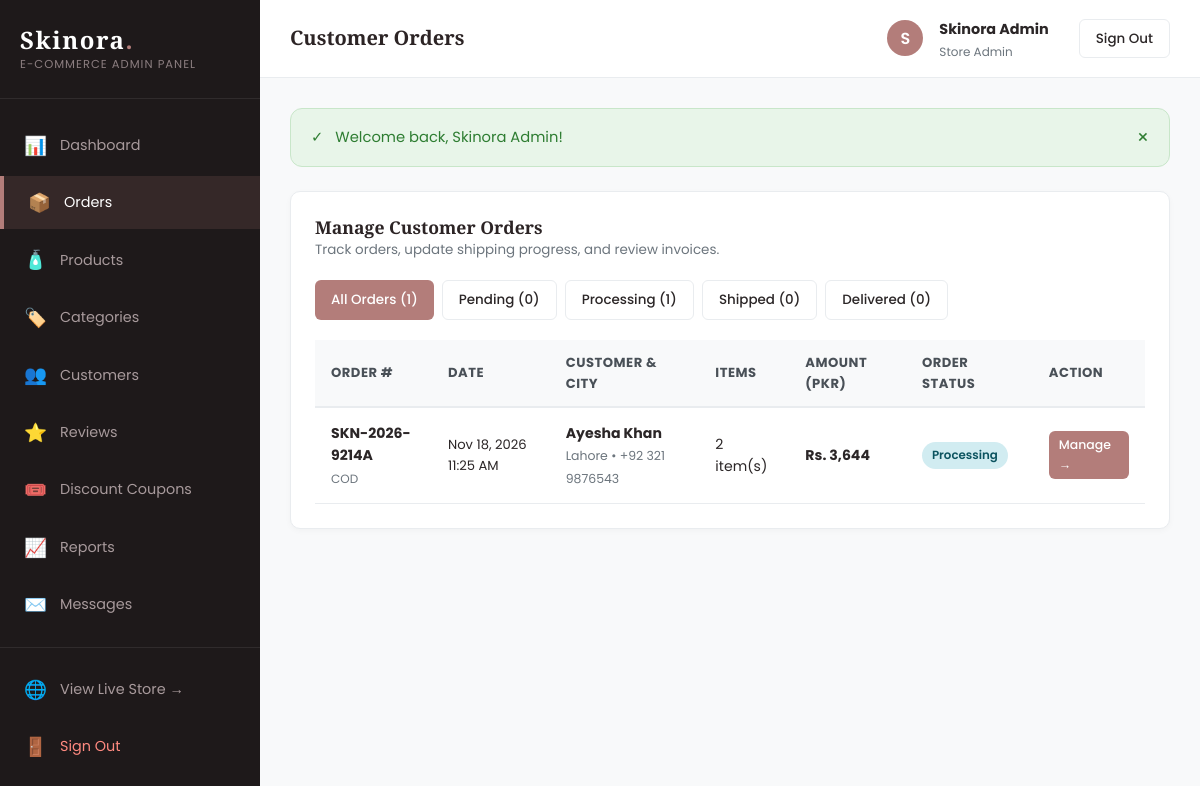
The app's page /admin/orders.php (signed in) with its own data.
### tables this page shows
CREATE TABLE `orders` (
  `id` INT UNSIGNED AUTO_INCREMENT PRIMARY KEY,
  `order_number` VARCHAR(50) NOT NULL UNIQUE,
  `user_id` INT UNSIGNED NULL,
  `customer_name` VARCHAR(120) NOT NULL,
  `customer_email` VARCHAR(150) NOT NULL,
  `customer_phone` VARCHAR(30) NOT NULL,
  `shipping_address` VARCHAR(255) NOT NULL,
  `city` VARCHAR(80) NOT NULL,
  `postal_code` VARCHAR(20) NULL,
  `subtotal` DECIMAL(10,2) NOT NULL,
  `shipping_fee` DECIMAL(10,2) NOT NULL DEFAULT 0.00,
  `discount_amount` DECIMAL(10,2) NOT NULL DEFAULT 0.00,
  `total_amount` DECIMAL(10,2) NOT NULL,
  `payment_method` ENUM('cod', 'card', 'bank_transfer') NOT NULL DEFAULT 'cod',
  `payment_status` ENUM('pending', 'paid', 'failed') NOT NULL DEFAULT 'pending',
  `order_status` ENUM('pending', 'processing', 'shipped', 'delivered', 'cancelled') NOT NULL DEFAULT 'pending',
  `notes` TEXT NULL,
  `coupon_code` VARCHAR(50) NULL,
  `created_at` TIMESTAMP DEFAULT CURRENT_TIMESTAMP,
  `updated_at` TIMESTAMP DEFAULT CURRENT_TIMESTAMP ON UPDATE CURRENT_TIMESTAMP,
  INDEX `idx_order_num` (`order_number`),
  INDEX `idx_order_user` (`user_id`),
  INDEX `idx_order_status` (`order_status`),
  CONSTRAINT `fk_orders_user` FOREIGN KEY (`user_id`) REFERENCES `users` (`id`) ON DELETE SET NULL ON UPDATE CASCADE
);

### admin/orders.php (the view, shortened to what this page needs)
<?php
$db = getDBConnection();
$statusFilter = cleanInput($_GET['status'] ?? '');
$params = [];
$whereSql = "";
$stmt = $db->prepare("
    SELECT o.*, COUNT(oi.id) AS item_count
    FROM orders o
    LEFT JOIN order_items oi ON o.id = oi.order_id
    {$whereSql}
    GROUP BY o.id
    ORDER BY o.id DESC
");
$stmt->execute($params);
$orders = $stmt->fetchAll();
$counts = [
    'all' => (int)$db->query("SELECT COUNT(*) FROM orders")->fetchColumn(),
    'pending' => (int)$db->query("SELECT COUNT(*) FROM orders WHERE order_status = 'pending'")->fetchColumn(),
    'processing' => (int)$db->query("SELECT COUNT(*) FROM orders WHERE order_status = 'processing'")->fetchColumn(),
    'shipped' => (int)$db->query("SELECT COUNT(*) FROM orders WHERE order_status = 'shipped'")->fetchColumn(),
    'delivered' => (int)$db->query("SELECT COUNT(*) FROM orders WHERE order_status = 'delivered'")->fetchColumn(),
    'cancelled' => (int)$db->query("SELECT COUNT(*) FROM orders WHERE order_status = 'cancelled'")->fetchColumn(),
];
require_once __DIR__ . '/includes/header.php';
?>
<div class="admin-card">
    <div class="admin-card-header">
        <div>
            <h3 class="admin-card-title">Manage Customer Orders</h3>
            <p style="font-size: 0.84rem; color: #6c757d; margin: 0;">Track orders, update shipping progress, and review invoices.</p>
        </div>
    </div>
    <div style="display: flex; gap: 8px; margin-bottom: 20px; flex-wrap: wrap;">
        <a href="<?= BASE_URL ?>admin/orders.php" class="btn-admin <?= empty($statusFilter) ? 'btn-admin-primary' : 'btn-admin-outline' ?>">
            All Orders (<?= $counts['all'] ?>)
        </a>
        <a href="<?= BASE_URL ?>admin/orders.php?status=pending" class="btn-admin <?= $statusFilter === 'pending' ? 'btn-admin-primary' : 'btn-admin-outline' ?>">
            Pending (<?= $counts['pending'] ?>)
        </a>
        <a href="<?= BASE_URL ?>admin/orders.php?status=processing" class="btn-admin <?= $statusFilter === 'processing' ? 'btn-admin-primary' : 'btn-admin-outline' ?>">
            Processing (<?= $counts['processing'] ?>)
        </a>
        <a href="<?= BASE_URL ?>admin/orders.php?status=shipped" class="btn-admin <?= $statusFilter === 'shipped' ? 'btn-admin-primary' : 'btn-admin-outline' ?>">
            Shipped (<?= $counts['shipped'] ?>)
        </a>
        <a href="<?= BASE_URL ?>admin/orders.php?status=delivered" class="btn-admin <?= $statusFilter === 'delivered' ? 'btn-admin-primary' : 'btn-admin-outline' ?>">
            Delivered (<?= $counts['delivered'] ?>)
        </a>
    </div>
    <table class="admin-table">
        <thead>
            <tr>
                <th>Order #</th>
                <th>Date</th>
                <th>Customer & City</th>
                <th>Items</th>
                <th>Amount (PKR)</th>
                <th>Order Status</th>
                <th>Action</th>
            </tr>
        </thead>
        <tbody>
            <?php if (empty($orders)): ?>
                <tr>
                    <td colspan="7" style="text-align: center; padding: 30px; color: #6c757d;">No orders found matching this filter.</td>
                </tr>
            <?php else: ?>
                <?php foreach ($orders as $o): ?>
                    <tr>
                        <td>
                            <strong><?= e($o['order_number']) ?></strong><br>
                            <span style="font-size: 0.75rem; color: #6c757d;">COD</span>
                        </td>
                        <td style="font-size: 0.82rem;">
                            <?= date('M d, Y h:i A', strtotime($o['created_at'])) ?>
                        </td>
                        <td>
                            <strong><?= e($o['customer_name']) ?></strong><br>
                            <span style="font-size: 0.78rem; color: #6c757d;"><?= e($o['city']) ?> &bull; <?= e($o['customer_phone']) ?></span>
                        </td>
                        <td><?= $o['item_count'] ?> item(s)</td>
                        <td><strong><?= formatPrice($o['total_amount']) ?></strong></td>
                        <td>
                            <span class="status-pill status-<?= e($o['order_status']) ?>">
                                <?= ucfirst(e($o['order_status'])) ?>
                            </span>
                        </td>
                        <td>
                            <a href="<?= BASE_URL ?>admin/order-details.php?id=<?= $o['id'] ?>" class="btn-admin btn-admin-primary" style="padding: 4px 10px; font-size: 0.78rem;">
                                Manage &rarr;
                            </a>
                        </td>
                    </tr>
                <?php endforeach; ?>
            <?php endif; ?>
        </tbody>
    </table>
</div>
<?php require_once __DIR__ . '/includes/footer.php'; ?>

### assets/css/style.css (style rules this page uses)
:root { --primary: #b37d7a; --primary-light: #e8b4b8; --primary-dark: #8c5b59; --rose-gold: #c59b97; --blush: #fceee9; --soft-beige: #f7f3ee; --cream: #fffdfa; --white: #ffffff; --dark-charcoal: #2c2425; --text-muted: #726264; --border-color: #ede4e0; --border-light: #f3ece8; --success: #2e7d32; --success-bg: #e8f5e9; --error: #d32f2f; --error-bg: #ffebee; --warning: #ed6c02; --warning-bg: #fff3e0; --info: #0288d1; --info-bg: #e1f5fe; --shadow-sm: 0 2px 8px rgba(179, 125, 122, 0.08); --shadow-md: 0 6px 20px rgba(179, 125, 122, 0.12); --shadow-lg: 0 12px 36px rgba(179, 125, 122, 0.16); --radius-sm: 6px; --radius-md: 12px; --radius-lg: 20px; --radius-pill: 50px; --transition: all 0.3s cubic-bezier(0.25, 0.8, 0.25, 1); }
*, *::before, *::after { margin: 0; padding: 0; box-sizing: border-box; }
html { font-size: 16px; scroll-behavior: smooth; }
body { font-family: 'Poppins', -apple-system, BlinkMacSystemFont, 'Segoe UI', Roboto, sans-serif; background-color: var(--cream); color: var(--dark-charcoal); line-height: 1.6; overflow-x: hidden; -webkit-font-smoothing: antialiased; }
h1, h2, h3, h4, h5, h6 { font-family: 'Playfair Display', Georgia, serif; font-weight: 600; color: var(--dark-charcoal); line-height: 1.3; }
p { margin-bottom: 1rem; color: var(--text-muted); }
a { color: inherit; text-decoration: none; transition: var(--transition); }

### assets/css/admin.css (style rules this page uses)
:root { --admin-bg: #f8f9fa; --admin-sidebar-bg: #1e191a; --admin-sidebar-active: #b37d7a; --admin-card-bg: #ffffff; --admin-text-main: #2b2627; --admin-text-muted: #6c757d; --admin-border: #e9ecef; --admin-primary: #b37d7a; --admin-success: #28a745; --admin-warning: #ffc107; --admin-danger: #dc3545; --admin-info: #17a2b8; }
body.admin-body { background-color: var(--admin-bg); color: var(--admin-text-main); font-family: 'Poppins', sans-serif; margin: 0; display: flex; min-height: 100vh; }
.admin-card { background: #ffffff; border: 1px solid var(--admin-border); border-radius: 10px; padding: 24px; margin-bottom: 30px; box-shadow: 0 2px 6px rgba(0,0,0,0.03); }
.admin-card-header { display: flex; justify-content: space-between; align-items: center; margin-bottom: 20px; }
.admin-card-title { font-size: 1.1rem; font-weight: 600; margin: 0; }
.admin-table { width: 100%; border-collapse: collapse; }
.admin-table th { background: #f8f9fa; color: #495057; font-size: 0.82rem; text-transform: uppercase; letter-spacing: 0.5px; padding: 12px 16px; text-align: left; border-bottom: 2px solid var(--admin-border); }
.admin-table td { padding: 14px 16px; font-size: 0.88rem; border-bottom: 1px solid var(--admin-border); vertical-align: middle; }
.status-pill { display: inline-block; padding: 4px 10px; border-radius: 20px; font-size: 0.74rem; font-weight: 600; text-transform: capitalize; }
.status-processing { background: #d1ecf1; color: #0c5460; }
.btn-admin { padding: 8px 16px; border-radius: 6px; font-size: 0.84rem; font-weight: 500; cursor: pointer; border: none; text-decoration: none; display: inline-flex; align-items: center; gap: 6px; }
.btn-admin-primary { background: var(--admin-primary); color: #fff; }
.btn-admin-outline { background: transparent; border: 1px solid var(--admin-border); color: var(--admin-text-main); }

### records on screen
orders: order_number "SKN-2026-9214A", created_at "Nov 18, 2026 11:25 AM", customer_name "Ayesha Khan", city "Lahore", customer_phone "+92 321 9876543", item_count "2", total_amount "Rs. 3,644", order_status "Processing"

### other values on screen
$adminPageTitle "Customer Orders"
substr($_SESSION['user_name'] ?? 'A', 0, 1) "S"
$_SESSION['user_name'] "Skinora Admin"
$icon "✓"
$flash['message'] "Welcome back, Skinora Admin!"
$counts['all'] "1"
$counts['pending'] "0"
$counts['processing'] "1"
$counts['shipped'] "0"
$counts['delivered'] "0"
